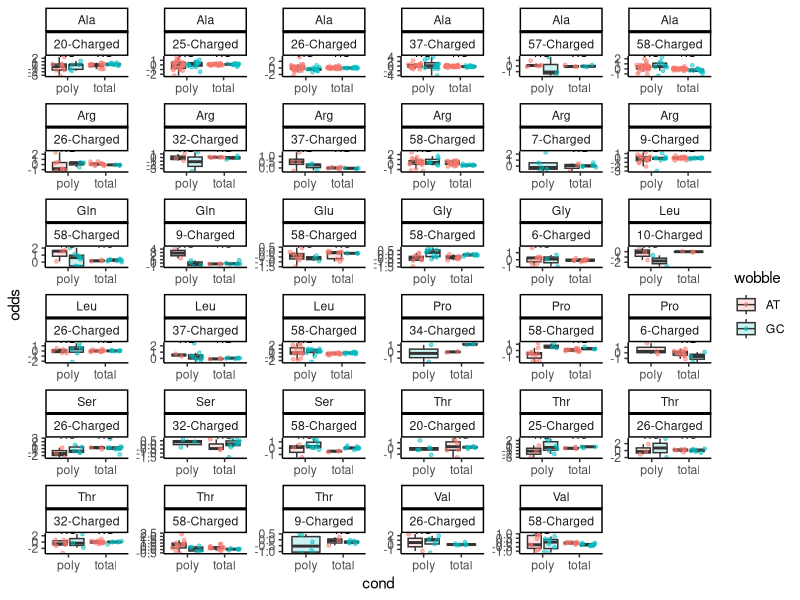
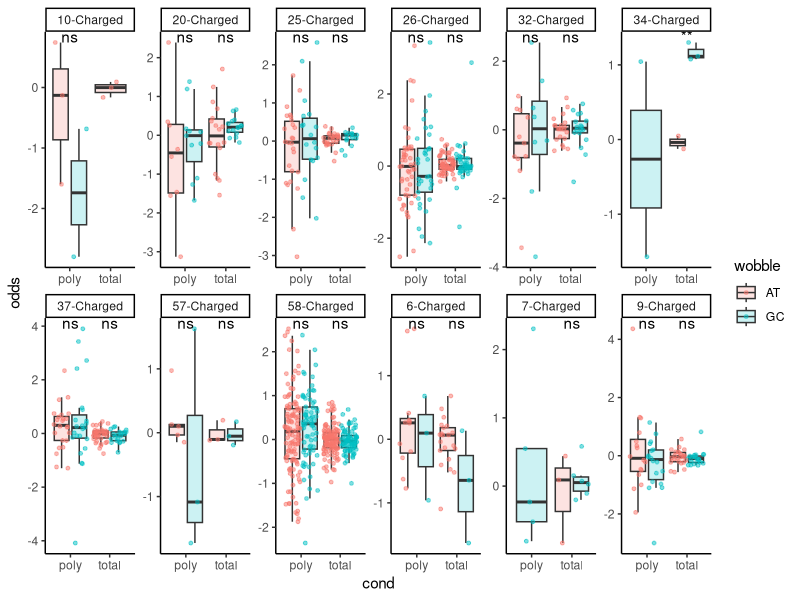
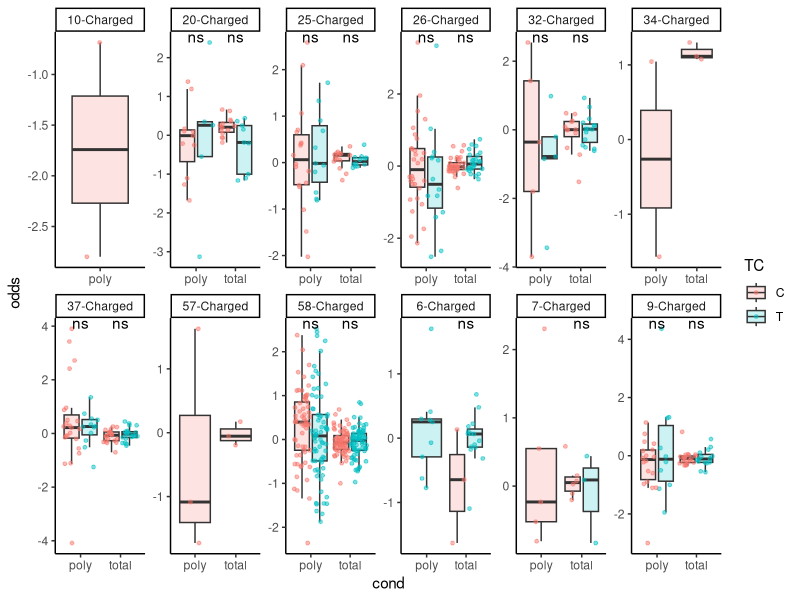
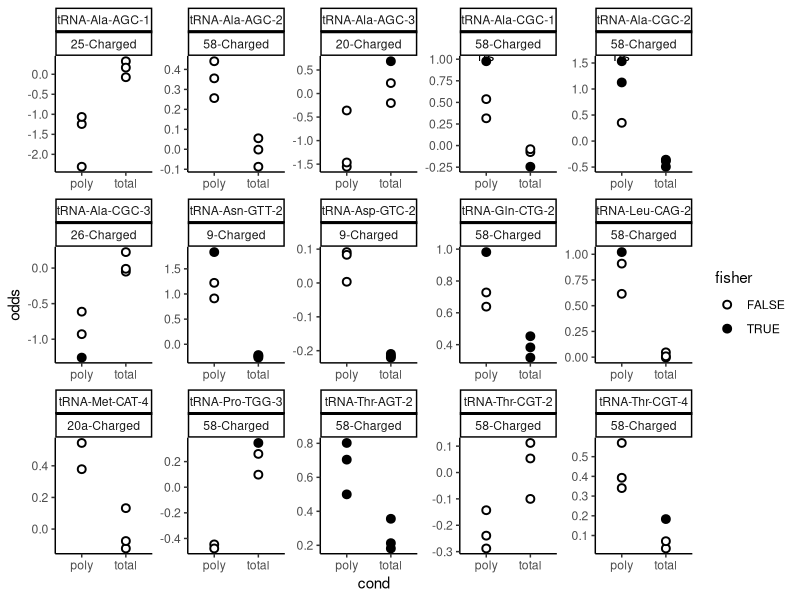
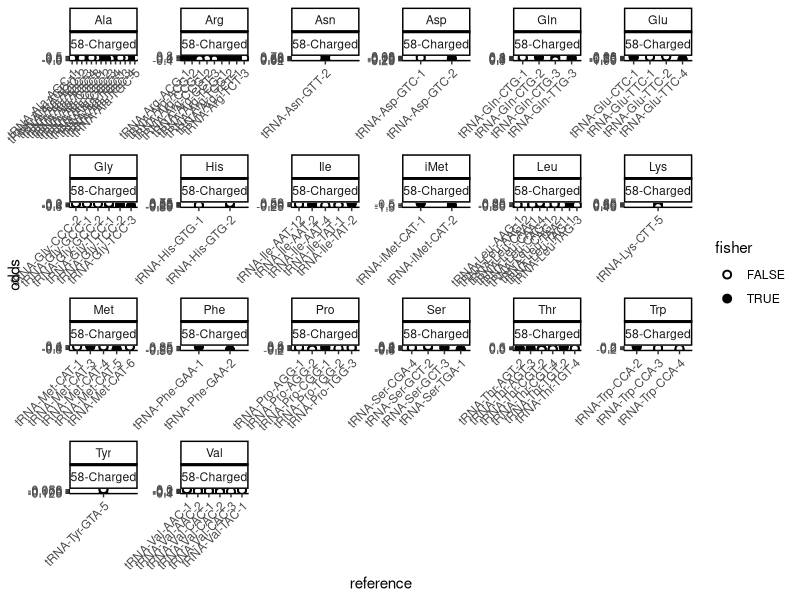
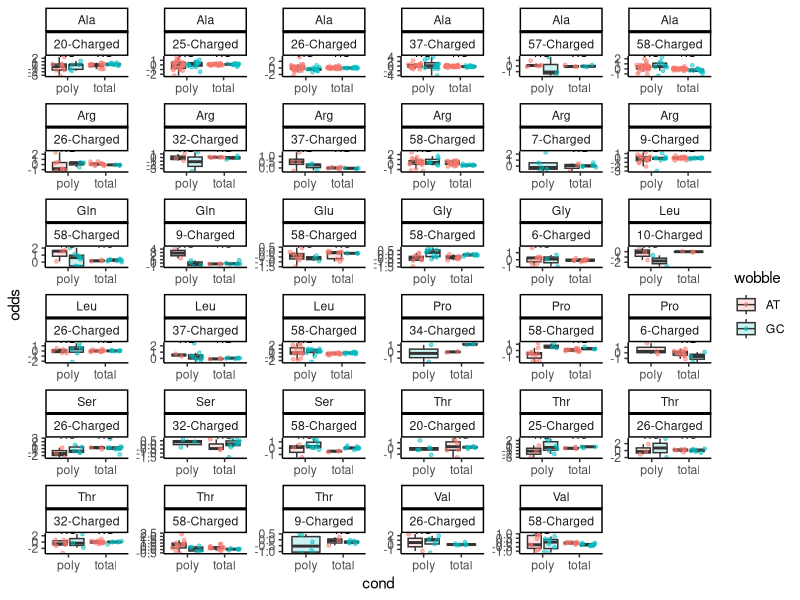
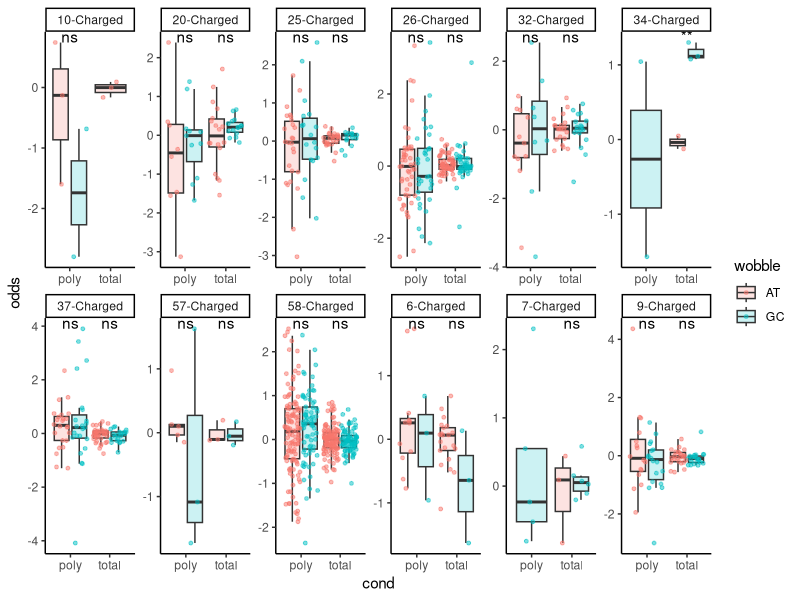
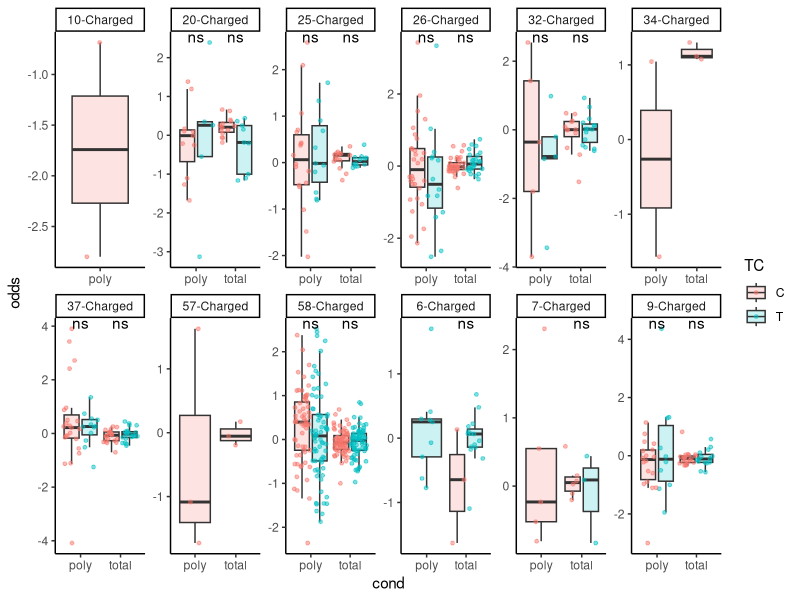

Recreate these plots in R, in order.
library(ggpubr)
library(ggplot2)

# Load data
raw_dataset = read.delim("data/Human_stress_polysome/interdependences_morethan2samples.tsv")

# Keep total
wt_dataset = raw_dataset[grepl("control_",raw_dataset$cond),]

# Reformat
dataset = c()
for (r in rownames(wt_dataset)){
  tempdata = data.frame(row.names = 1:wt_dataset[r,"X.samples"])
  tempdata$reference = substr(wt_dataset[r,"reference"],14,100)
  tempdata$pair = paste0(wt_dataset[r,c("canon_var1","canon_var2")],collapse="-")
  tempdata$cond = strsplit(wt_dataset[r,"cond"],"_")[[1]][2]
  odds = sapply(strsplit(wt_dataset[r,"odds"],"\\[|\\]| ")[[1]], function(x) if (x!=""){as.numeric(x)}else{NA})
  tempdata$odds = odds[!is.na(odds)]
  pval = sapply(strsplit(wt_dataset[r,"pval_cor"],"\\[|\\]| ")[[1]], function(x) if (x!=""){as.numeric(x)}else{NA})
  tempdata$fisher = pval[!is.na(pval)]<0.05
  splitted = strsplit(wt_dataset[r,"reference"],"-")[[1]]
  tempdata$wobble = if(substr(splitted[length(splitted)-1],1,1) %in% c("A","T")){"AT"}else{"GC"}
  tempdata$TC = if(substr(splitted[length(splitted)-1],1,1) %in% "T"){"T"}else if(substr(splitted[length(splitted)-1],1,1) %in% "C"){"C"}else{"AG"}
  tempdata$aa = splitted[length(splitted)-2]
  dataset = rbind(dataset,tempdata)
}
# Remove mitochondrial
dataset = dataset[!grepl("mito",dataset$reference),]

### Differences between wobble positions ###
diffcond = compare_means(odds ~ wobble, data = dataset, group.by = c("pair","aa","cond"),
                         method = "t.test", p.adjust.method="fdr")

# Focus on charging
chrgsubset = diffcond[sapply(diffcond$pair,function(x) strsplit(x,"-")[[1]][2])=="Charged",]

# Plot per AA family
ggplot(dataset[(apply(dataset[,c("aa","pair")],1,paste0,collapse="_") %in% apply(chrgsubset[,c("aa","pair")],1,paste0,collapse="_")),], aes(x=cond, y=odds, fill=wobble)) + 
  facet_wrap( ~ aa*pair, ncol=6, scales = "free") +
  geom_boxplot(lwd=0.5, notch=F, outlier.shape = NA , na.rm=T,alpha=0.2, 
               position = position_dodge(width=0.9)) +
  geom_jitter(na.rm=T , alpha=0.5, size=1, aes(color = wobble),position=position_jitterdodge(dodge.width=0.9)) +
  stat_compare_means(method = "t.test", label = "p.signif") +
  theme_classic()
ggsave("plots/differences_wt_wobble_AAfamilies.pdf",width=16,height=20)

# Plot all together
ggplot(dataset[(apply(dataset[,c("aa","pair")],1,paste0,collapse="_") %in% apply(chrgsubset[,c("aa","pair")],1,paste0,collapse="_")),], aes(x=cond, y=odds, fill=wobble)) + 
  facet_wrap( ~ pair, ncol=6, scales = "free") +
  geom_boxplot(lwd=0.5, notch=F, outlier.shape = NA , na.rm=T,alpha=0.2, 
               position = position_dodge(width=0.9)) +
  geom_jitter(na.rm=T , alpha=0.5, size=1, aes(color = wobble),position=position_jitterdodge(dodge.width=0.9)) +
  stat_compare_means(method = "t.test", label = "p.signif") +
  theme_classic()
ggsave("plots/differences_wt_wobble.pdf",width=16,height=10)
subdataset = dataset[dataset$TC %in% c("C","T"),]
ggplot(subdataset[(apply(subdataset[,c("aa","pair")],1,paste0,collapse="_") %in% apply(chrgsubset[,c("aa","pair")],1,paste0,collapse="_")),], aes(x=cond, y=odds, fill=TC)) + 
  facet_wrap( ~ pair, ncol=6, scales = "free") +
  geom_boxplot(lwd=0.5, notch=F, outlier.shape = NA , na.rm=T,alpha=0.2, 
               position = position_dodge(width=0.9)) +
  geom_jitter(na.rm=T , alpha=0.5, size=1, aes(color = TC),position=position_jitterdodge(dodge.width=0.9)) +
  stat_compare_means(method = "t.test", label = "p.signif") +
  theme_classic()
ggsave("plots/differences_wt_TvsC.pdf",width=16,height=10)


### Differences between conditions ###
diffcond = compare_means(odds ~ cond, data = dataset, group.by = c("pair","reference"),
                         ref.group = "total", method = "t.test", p.adjust.method="fdr")
# Focus on charging
chrgsubset = diffcond[sapply(diffcond$pair,function(x) strsplit(x,"-")[[1]][2])=="Charged",]
sigsubset = chrgsubset[order(chrgsubset$p)[1:15],]

# Plot
ggplot(dataset[(apply(dataset[,c("reference","pair")],1,paste0,collapse="_") %in% apply(sigsubset[,c("reference","pair")],1,paste0,collapse="_")),], aes(x=cond, y=odds)) + 
  facet_wrap( ~ reference*pair, ncol=5, scales = "free") +
  geom_point(shape = 21, color="black", stroke=1, size=2, aes(fill = fisher)) +
  scale_fill_manual(values=c("white", "black")) +
  stat_summary(fun.data=mean_sdl, geom="pointrange", color="red") +
  stat_compare_means(ref.group = "total", method = "t.test", label = "p.signif") +
  theme_classic()
#ggsave("plots/differences_wt_totalVSpoly_charging.pdf",width=15,height=9)


### Differences between isodecoders ###
# Focus on 58-charging and total
chrgsubset = dataset[(dataset$pair=="58-Charged")&(dataset$cond=="total"),]

# Plot per AA family
ggplot(chrgsubset, aes(x=reference, y=odds)) + 
  facet_wrap( ~ aa*pair, ncol=6, scales = "free") +
  geom_point(shape = 21, color="black", stroke=1, size=2, aes(fill = fisher)) +
  scale_fill_manual(values=c("white", "black")) +
  stat_summary(fun.data=mean_sdl, geom="pointrange", color="red") +
  theme_classic() +
  theme(axis.text.x = element_text(angle = 45, vjust = 1, hjust=1))
ggsave("plots/differences_wt_total_58Charged_AAfamilies.pdf",width=16,height=16)
